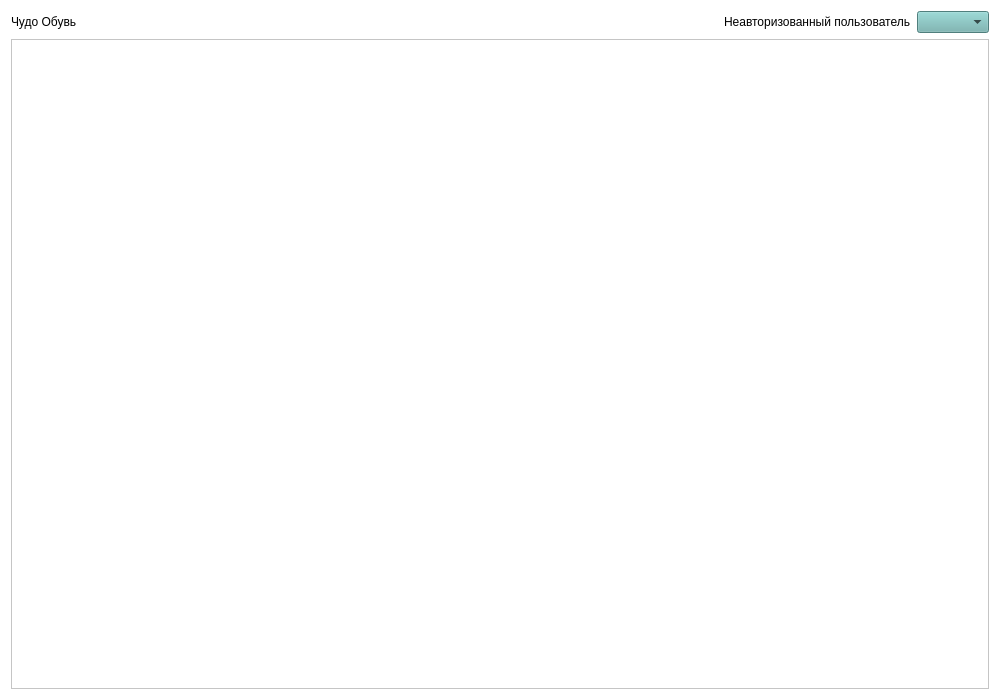
<?xml version="1.0" encoding="UTF-8"?>
<ui version="4.0">
 <class>Widget</class>
 <widget class="QWidget" name="Widget">
  <property name="geometry">
   <rect>
    <x>0</x>
    <y>0</y>
    <width>1000</width>
    <height>700</height>
   </rect>
  </property>
  <property name="windowTitle">
   <string>Чудо Обувь</string>
  </property>
  <property name="styleSheet">
   <string notr="true">QWidget { color: #000000; }
QWidget#Widget, QListWidget { background-color: #FFFFFF; }
QComboBox { background-color: #70B2AF; }</string>
  </property>
  <layout class="QGridLayout" name="gridLayout" rowstretch="0,1" columnstretch="0,1,0,0">
   <item row="0" column="0">
    <widget class="QLabel" name="logo">
     <property name="text">
      <string>Чудо Обувь</string>
     </property>
    </widget>
   </item>
   <item row="0" column="1">
    <spacer name="horizontalSpacer">
     <property name="orientation">
      <enum>Qt::Orientation::Horizontal</enum>
     </property>
     <property name="sizeHint" stdset="0">
      <size>
       <width>40</width>
       <height>20</height>
      </size>
     </property>
    </spacer>
   </item>
   <item row="0" column="2">
    <widget class="QLabel" name="label">
     <property name="text">
      <string>Неавторизованный пользователь</string>
     </property>
    </widget>
   </item>
   <item row="0" column="3">
    <widget class="QComboBox" name="comboBox"/>
   </item>
   <item row="1" column="0" colspan="4">
    <widget class="QListWidget" name="listWidget"/>
   </item>
  </layout>
 </widget>
 <resources/>
 <connections/>
</ui>
